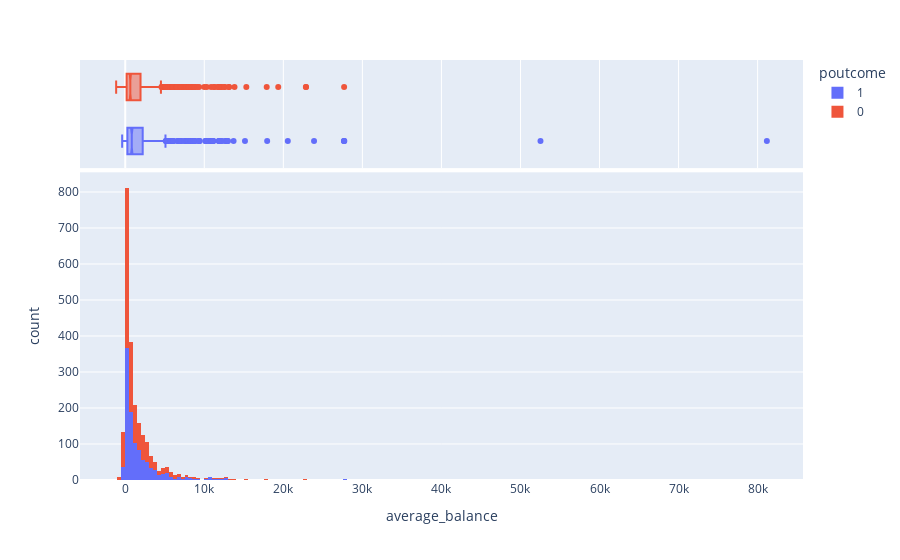

The notebook cell this image was saved under:
### Code cell
import plotly.express as px

fig = px.histogram(contacted_customers, x="average_balance", color="poutcome", marginal="box", # can be `box`, `violin`
                         hover_data=contacted_customers.columns)
fig.show()

### Figure 1 — Plotly figure (JSON) as saved in the notebook; plotly's stock layout.template omitted (floating-point values rounded to 4 significant figures; data arrays with more than 128 entries replaced by an {"elided": "..."} marker saying what was removed)
{"data": [{"alignmentgroup": "True", "bingroup": "x", "hovertemplate": "poutcome=1<br>average_balance=%{x}<br>count=%{y}<extra></extra>", "legendgroup": "1", "marker": {"color": "#636efa", "pattern": {"shape": ""}}, "name": "1", "offsetgroup": "1", "orientation": "v", "showlegend": true, "type": "histogram", "x": {"elided": "1071 float values"}, "xaxis": "x", "yaxis": "y"}, {"alignmentgroup": "True", "customdata": {"elided": "1071x10 mixed values"}, "hovertemplate": "poutcome=%{customdata[1]}<br>average_balance=%{x}<br>client_id=%{customdata[0]}<br>has_deposits=%{customdata[2]}<br>loan=%{customdata[3]}<br>has_insurance=%{customdata[4]}<br>has_mortgage=%{customdata[5]}<br>age=%{customdata[6]}<br>marital=%{customdata[7]}<br>education=%{customdata[8]}<br>gender=%{customdata[9]}<extra></extra>", "legendgroup": "1", "marker": {"color": "#636efa"}, "name": "1", "notched": true, "offsetgroup": "1", "showlegend": false, "type": "box", "x": {"elided": "1071 float values"}, "xaxis": "x2", "yaxis": "y2"}, {"alignmentgroup": "True", "bingroup": "x", "hovertemplate": "poutcome=0<br>average_balance=%{x}<br>count=%{y}<extra></extra>", "legendgroup": "0", "marker": {"color": "#EF553B", "pattern": {"shape": ""}}, "name": "0", "offsetgroup": "0", "orientation": "v", "showlegend": true, "type": "histogram", "x": {"elided": "1228 float values"}, "xaxis": "x", "yaxis": "y"}, {"alignmentgroup": "True", "customdata": {"elided": "1228x10 mixed values"}, "hovertemplate": "poutcome=%{customdata[1]}<br>average_balance=%{x}<br>client_id=%{customdata[0]}<br>has_deposits=%{customdata[2]}<br>loan=%{customdata[3]}<br>has_insurance=%{customdata[4]}<br>has_mortgage=%{customdata[5]}<br>age=%{customdata[6]}<br>marital=%{customdata[7]}<br>education=%{customdata[8]}<br>gender=%{customdata[9]}<extra></extra>", "legendgroup": "0", "marker": {"color": "#EF553B"}, "name": "0", "notched": true, "offsetgroup": "0", "showlegend": false, "type": "box", "x": {"elided": "1228 float values"}, "xaxis": "x2", "yaxis": "y2"}], "layout": {"barmode": "relative", "legend": {"title": {"text": "poutcome"}, "tracegroupgap": 0}, "margin": {"t": 60}, "xaxis": {"anchor": "y", "domain": [0, 1], "title": {"text": "average_balance"}}, "xaxis2": {"anchor": "y2", "domain": [0, 1], "matches": "x", "showgrid": true, "showticklabels": false}, "yaxis": {"anchor": "x", "domain": [0, 0.7326], "title": {"text": "count"}}, "yaxis2": {"anchor": "x2", "domain": [0.7426, 1], "matches": "y2", "showgrid": false, "showline": false, "showticklabels": false, "ticks": ""}}}
